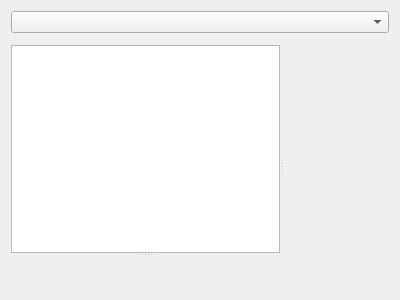
<?xml version="1.0" encoding="UTF-8"?>
<ui version="4.0">
 <class>Endoscope::SceneInspector</class>
 <widget class="QWidget" name="Endoscope::SceneInspector">
  <property name="geometry">
   <rect>
    <x>0</x>
    <y>0</y>
    <width>400</width>
    <height>300</height>
   </rect>
  </property>
  <property name="windowTitle">
   <string>Form</string>
  </property>
       <layout class="QVBoxLayout" name="verticalLayout_6">
        <item>
         <widget class="QComboBox" name="sceneComboBox"/>
        </item>
        <item>
         <widget class="QSplitter" name="splitter_6">
          <property name="orientation">
           <enum>Qt::Horizontal</enum>
          </property>
          <widget class="QSplitter" name="splitter_3">
           <property name="orientation">
            <enum>Qt::Vertical</enum>
           </property>
           <widget class="QWidget" name="layoutWidget_6">
            <layout class="QVBoxLayout" name="verticalLayout_4">
             <item>
              <widget class="KFilterProxySearchLine" name="screneTreeSearchLine"/>
             </item>
             <item>
              <widget class="QTreeView" name="sceneTreeView">
               <attribute name="headerShowSortIndicator" stdset="0">
                <bool>true</bool>
               </attribute>
              </widget>
             </item>
            </layout>
           </widget>
           <widget class="Endoscope::GraphicsSceneView" name="graphicsSceneView" native="true"/>
          </widget>
          <widget class="Endoscope::PropertyWidget" name="scenePropertyWidget" native="true"/>
         </widget>
        </item>
       </layout>
 </widget>
 <resources/>
 <connections/>
 <customwidgets>
  <customwidget>
   <class>KFilterProxySearchLine</class>
   <extends>QWidget</extends>
   <header location="global">kde/kfilterproxysearchline.h</header>
  </customwidget>
  <customwidget>
   <class>Endoscope::PropertyWidget</class>
   <extends>QWidget</extends>
   <header location="global">propertywidget.h</header>
   <container>1</container>
  </customwidget>
  <customwidget>
   <class>Endoscope::GraphicsSceneView</class>
   <extends>QWidget</extends>
   <header location="global">tools/sceneinspector/graphicssceneview.h</header>
   <container>1</container>
  </customwidget>
 </customwidgets>
</ui>
